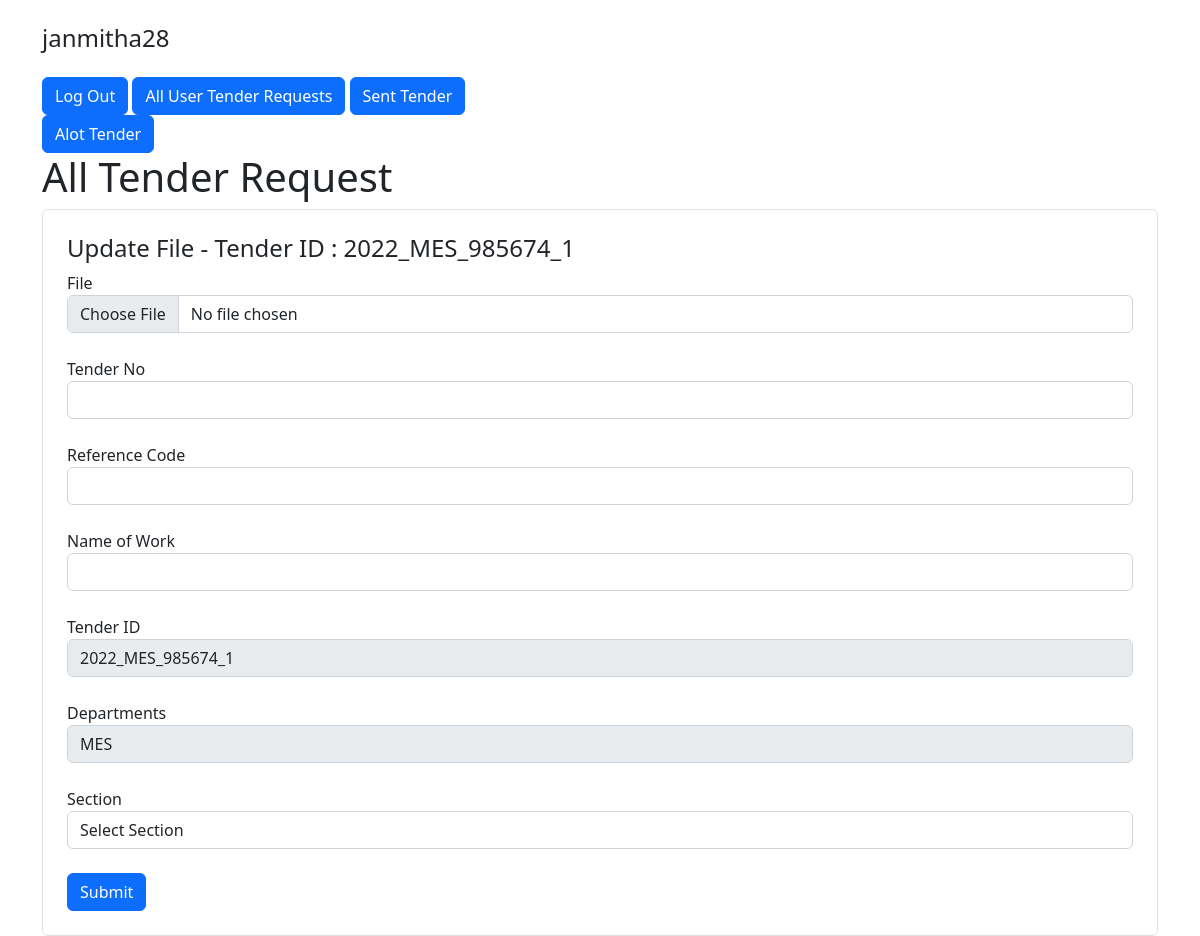
Page /tender-requests/update.php?id=4 (signed in) on the committed database.
### tables this page shows
CREATE TABLE `user_tender_requests` (
  `id` int(11) NOT NULL,
  `user_id` int(11) NOT NULL,
  `tender_id` int(11) NOT NULL,
  `created_at` timestamp NOT NULL DEFAULT current_timestamp(),
  `status` varchar(15) NOT NULL,
  `tender_no` varchar(20) DEFAULT NULL,
  `name_of_work` varchar(255) DEFAULT NULL,
  `file_name` varchar(40) DEFAULT NULL,
  `reference_code` varchar(20) DEFAULT NULL,
  `section_id` varchar(20) NOT NULL,
  `sent_at` datetime DEFAULT NULL,
  `edit_user_id` int(11) DEFAULT NULL,
  `allotted_at` datetime DEFAULT NULL,
  `updated_at` datetime DEFAULT current_timestamp() ON UPDATE current_timestamp()
);

CREATE TABLE `tenders` (
  `id` int(11) NOT NULL,
  `due_date` date DEFAULT NULL,
  `tenderID` varchar(255) DEFAULT NULL,
  `department_id` int(11) DEFAULT NULL
);

### tender-requests/update.php (the view, shortened to what this page needs)
<?php
require_once "../config.php";
$allDepartmentQuery = "SELECT * FROM department ORDER BY name ASC;";
$departments = $link->query($allDepartmentQuery);
$query = "SELECT users.username, users.email, users.id as userID, department.name as departmentName,
tenders.tenderID, user_tender_requests.id, tenders.due_date, user_tender_requests.created_at FROM `user_tender_requests`
inner join `users` on user_tender_requests.user_id= users.id inner join `tenders` on user_tender_requests.tender_id = tenders.id
inner join `department` on tenders.department_id = department.id where user_tender_requests.id=?;";
$updateTenderRequest = $link->prepare($query);
$updateTenderRequest->bind_param("i", $_GET['id']);
if ($updateTenderRequest->execute()) {
    $tenderRequest = $updateTenderRequest->get_result()->fetch_assoc();
}
?>
<!DOCTYPE html>
<html lang="en">
<head>
    <link href="https://cdn.jsdelivr.net/npm/bootstrap@5.2.0-beta1/dist/css/bootstrap.min.css" rel="stylesheet">
</head>
<body>
    <div class="container">
        <div class="col-lg-5 text-left">
            <h4 class="my-4"><?= htmlspecialchars($_SESSION["username"]); ?></h4>
            <a href="./logout.php" class="btn btn-primary">Log Out</a>
            <a href="../tender-requests/" class="btn btn-primary">All User Tender Requests</a>
            <a href="../sent-tenders/" class="btn btn-primary">Sent Tender</a>
            <a href="../alot-tenders/" class="btn btn-primary">Alot Tender</a>
        </div>
        <div class="row justify-content-center">
            <div class="col-lg-12">
                <h1>All Tender Request</h1>
                <div class="form-wrap border rounded p-4 ">
                    <div class="box box-primary">
                        <div class="box-header">
                            <h4 class="box-title">Update File - Tender ID : <?php echo $tenderRequest['tenderID'] ?> </h4>
                        </div>
                        <form method="POST" accept-charset="UTF-8" role="form" enctype="multipart/form-data">
                            <div class="box-body">
                                <div>
                                    <span>File</span>
                                    <input type="file" class="form-control" placeholder="" name="file" required="">
                                </div><br>
                                <div>
                                    <span>Tender No</span>
                                    <input type="text" class="form-control" placeholder="" name="tender_no" required="">
                                </div><br>
                                <div>
                                    <span>Reference Code</span>
                                    <input type="text" class="form-control" placeholder="" name="ref_code">
                                </div><br>
                                <div>
                                    <span>Name of Work</span>
                                    <input type="text" class="form-control" placeholder="" name="work_name">
                                </div><br>
                                <div>
                                    <span>Tender ID</span>
                                    <input type="text" class="form-control" placeholder="" name="tender_id" value="<?php echo $tenderRequest['tenderID'] ?>" disabled>
                                </div><br>
                                <div>
                                    <span>Departments</span>
                                    <select name="department_id" class="form-control" required="" disabled>
                                        <?php if ($departments->num_rows > 0) {
                                            while ($row = $departments->fetch_assoc()) { ?>
                                                <option <?php echo 'value="' .  $row["id"] . '"';
                                                        if ($tenderRequest['departmentName'] == $row["name"]) {
                                                            echo "selected=''";
                                                        } ?>><?= $row["name"] ?></option>
                                        <?php }
                                        } ?>
                                    </select>
                                </div><br>
                                <div>
                                    <span>Section</span>
                                    <select name="section_1" class="form-control" required="" onchange="getOption(this.value,4)">
                                        <option value="">Select Section</option>
                                    </select>
                                </div><br>
                                <div class="box-footer">
                                    <button type="submit" class="btn btn-primary" name="submit">Submit</button>
                                </div>
                            </div>
                        </form>
                    </div>
                </div>
            </div>
        </div>
    </div>
</body>
</html>

### rows in the picture
user_tender_requests: tender.tenderID "2022_MES_985674_1", tender_id "2022_MES_985674_1"

### other values in the picture
$_SESSION["username"] "janmitha28"
form field department_id "MES"
